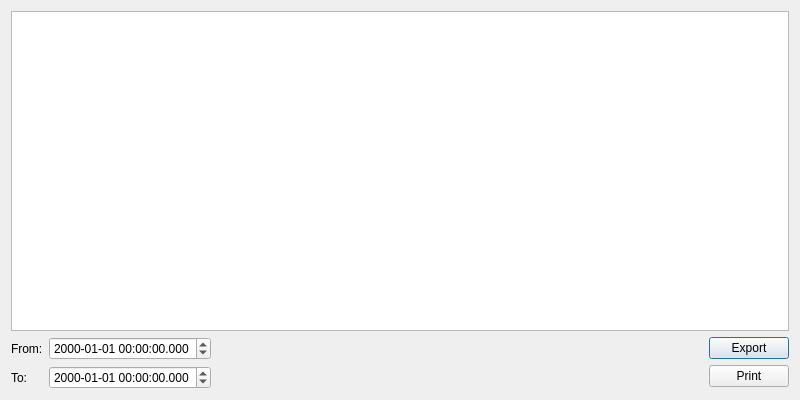
<?xml version="1.0" encoding="UTF-8"?>
<ui version="4.0">
 <class>NoteLog</class>
 <widget class="QDialog" name="NoteLog">
  <property name="geometry">
   <rect>
    <x>0</x>
    <y>0</y>
    <width>800</width>
    <height>400</height>
   </rect>
  </property>
  <property name="windowTitle">
   <string>Dialog</string>
  </property>
  <property name="windowIcon">
   <iconset resource="Resources.qrc">
    <normaloff>:/Pix/Icons/db.png</normaloff>:/Pix/Icons/db.png</iconset>
  </property>
  <layout class="QGridLayout" name="gridLayout">
   <item row="0" column="0">
    <widget class="QListWidget" name="listWidget">
     <property name="font">
      <font>
       <family>Courier</family>
      </font>
     </property>
    </widget>
   </item>
   <item row="1" column="0">
    <layout class="QHBoxLayout" name="horizontalLayout">
     <item>
      <layout class="QVBoxLayout" name="verticalLayout_3">
       <item>
        <widget class="QLabel" name="label_4">
         <property name="text">
          <string>From:</string>
         </property>
        </widget>
       </item>
       <item>
        <widget class="QLabel" name="label_5">
         <property name="text">
          <string>To:</string>
         </property>
        </widget>
       </item>
      </layout>
     </item>
     <item>
      <layout class="QVBoxLayout" name="verticalLayout">
       <item>
        <widget class="QDateTimeEdit" name="dateTimeEdit_From">
         <property name="minimumSize">
          <size>
           <width>150</width>
           <height>0</height>
          </size>
         </property>
         <property name="displayFormat">
          <string>yyyy-MM-dd hh:mm:ss.zzz</string>
         </property>
        </widget>
       </item>
       <item>
        <widget class="QDateTimeEdit" name="dateTimeEdit_To">
         <property name="minimumSize">
          <size>
           <width>150</width>
           <height>0</height>
          </size>
         </property>
         <property name="displayFormat">
          <string>yyyy-MM-dd hh:mm:ss.zzz</string>
         </property>
        </widget>
       </item>
      </layout>
     </item>
     <item>
      <spacer name="horizontalSpacer">
       <property name="orientation">
        <enum>Qt::Horizontal</enum>
       </property>
       <property name="sizeHint" stdset="0">
        <size>
         <width>40</width>
         <height>20</height>
        </size>
       </property>
      </spacer>
     </item>
     <item>
      <layout class="QVBoxLayout" name="verticalLayout_2">
       <item>
        <widget class="QPushButton" name="pushButton_Export">
         <property name="text">
          <string>Export</string>
         </property>
         <property name="icon">
          <iconset resource="Resources.qrc">
           <normaloff>:/Pix/Icons/openoffice.org-calc-3.png</normaloff>:/Pix/Icons/openoffice.org-calc-3.png</iconset>
         </property>
        </widget>
       </item>
       <item>
        <widget class="QPushButton" name="pushButton_Print">
         <property name="text">
          <string>Print</string>
         </property>
         <property name="icon">
          <iconset resource="Resources.qrc">
           <normaloff>:/Pix/Icons/document-print-4.png</normaloff>:/Pix/Icons/document-print-4.png</iconset>
         </property>
        </widget>
       </item>
      </layout>
     </item>
    </layout>
   </item>
  </layout>
 </widget>
 <resources>
  <include location="Resources.qrc"/>
 </resources>
 <connections/>
</ui>
